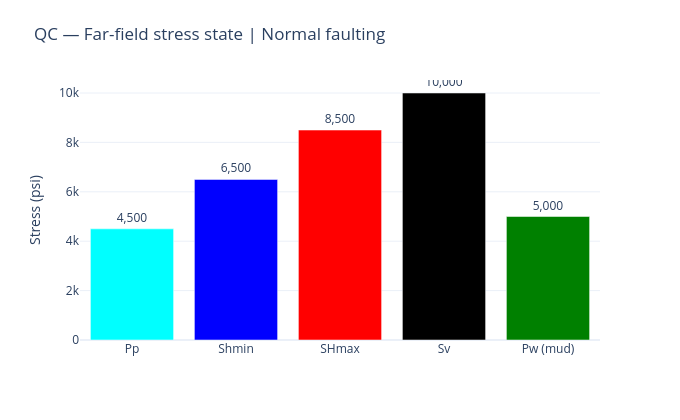

The notebook cell this image was saved under:
### Markdown cell above
## Input parameters (single depth)

Edit these values to explore different stress regimes and well trajectories.

### Code cell
# Far-field stresses (psi)
SHMIN = 6500.0
SHMAX = 8500.0
SVERT = 10000.0
PORE_PRESSURE = 4500.0
MUD_PRESSURE = 5000.0

# Orientation
SHMAX_AZIMUTH = 30.0       # deg from geographic North
BOREHOLE_DEVIATION = 0.0   # 0 = vertical well
BOREHOLE_AZIMUTH = 0.0     # deg

# Rock property
POISSON_RATIO_STATIC = 0.25

# Circumferential sampling (deg relative to Top-of-Hole)
theta = np.linspace(0, 360, 361)

regime = ("Normal faulting" if SVERT >= SHMAX
          else "Reverse faulting" if SVERT <= SHMIN
          else "Strike-slip faulting")

# QC — far-field stress state driving every Kirsch calculation below
names = ["Pp", "Shmin", "SHmax", "Sv", "Pw (mud)"]
values = [PORE_PRESSURE, SHMIN, SHMAX, SVERT, MUD_PRESSURE]
colors = ["cyan", "blue", "red", "black", "green"]

fig = go.Figure(go.Bar(x=names, y=values, marker=dict(color=colors),
                       text=[f"{v:,.0f}" for v in values], textposition="outside"))
fig.update_layout(
    height=420, width=680, template="plotly_white",
    title=f"QC — Far-field stress state | {regime}",
    yaxis_title="Stress (psi)", showlegend=False,
    margin=dict(t=80),
)
fig.show()

### Figure 1 — Plotly figure (JSON) as saved in the notebook; plotly's stock layout.template omitted (floating-point values rounded to 4 significant figures)
{"data": [{"marker": {"color": ["cyan", "blue", "red", "black", "green"]}, "text": ["4,500", "6,500", "8,500", "10,000", "5,000"], "textposition": "outside", "type": "bar", "x": ["Pp", "Shmin", "SHmax", "Sv", "Pw (mud)"], "y": [4500.0, 6500.0, 8500.0, 10000.0, 5000.0]}], "layout": {"height": 420, "margin": {"t": 80}, "showlegend": false, "title": {"text": "QC — Far-field stress state | Normal faulting"}, "width": 680, "yaxis": {"title": {"text": "Stress (psi)"}}}}
